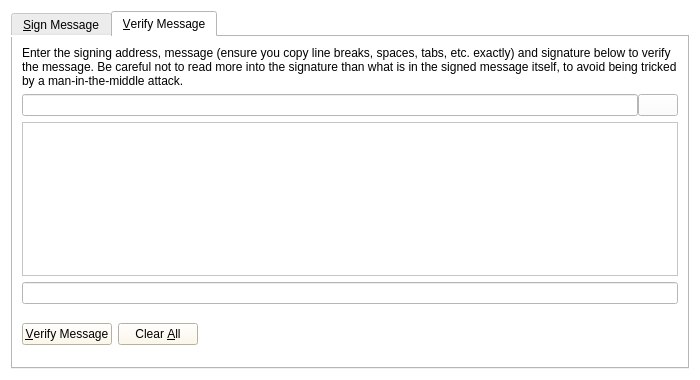
<?xml version="1.0" encoding="UTF-8"?>
<ui version="4.0">
 <class>SignVerifyMessageDialog</class>
 <widget class="QDialog" name="SignVerifyMessageDialog">
  <property name="geometry">
   <rect>
    <x>0</x>
    <y>0</y>
    <width>700</width>
    <height>380</height>
   </rect>
  </property>
  <property name="windowTitle">
   <string>Signatures - Sign / Verify a Message</string>
  </property>
  <property name="styleSheet">
   <string notr="true">background-color: rgb(255, 255, 255);</string>
  </property>
  <property name="modal">
   <bool>true</bool>
  </property>
  <layout class="QVBoxLayout" name="verticalLayout">
   <item>
    <widget class="QTabWidget" name="tabWidget">
     <property name="styleSheet">
      <string notr="true">QListView { background: transparent; }</string>
     </property>
     <property name="currentIndex">
      <number>1</number>
     </property>
     <widget class="QWidget" name="tabSignMessage">
      <attribute name="title">
       <string>&amp;Sign Message</string>
      </attribute>
      <layout class="QVBoxLayout" name="verticalLayout_SM">
       <item>
        <widget class="QLabel" name="infoLabel_SM">
         <property name="text">
          <string>You can sign messages with your addresses to prove you own them. Be careful not to sign anything vague, as phishing attacks may try to trick you into signing your identity over to them. Only sign fully-detailed statements you agree to.</string>
         </property>
         <property name="textFormat">
          <enum>Qt::PlainText</enum>
         </property>
         <property name="wordWrap">
          <bool>true</bool>
         </property>
        </widget>
       </item>
       <item>
        <layout class="QHBoxLayout" name="horizontalLayout_1_SM">
         <property name="spacing">
          <number>0</number>
         </property>
         <item>
          <widget class="QValidatedLineEdit" name="addressIn_SM">
           <property name="toolTip">
            <string>The address to sign the message with (e.g. F96m4dNBqCLh7ZYceQnLG7uPuva5mochZK)</string>
           </property>
           <property name="styleSheet">
            <string notr="true">background-color: rgb(255, 255, 255);</string>
           </property>
           <property name="maxLength">
            <number>34</number>
           </property>
          </widget>
         </item>
         <item>
          <widget class="QPushButton" name="addressBookButton_SM">
           <property name="toolTip">
            <string>Choose an address from the address book</string>
           </property>
           <property name="text">
            <string/>
           </property>
           <property name="icon">
            <iconset resource="../bitcoin.qrc">
             <normaloff>:/icons/address-book</normaloff>:/icons/address-book</iconset>
           </property>
           <property name="shortcut">
            <string>Alt+A</string>
           </property>
           <property name="autoDefault">
            <bool>false</bool>
           </property>
          </widget>
         </item>
         <item>
          <widget class="QPushButton" name="pasteButton_SM">
           <property name="toolTip">
            <string>Paste address from clipboard</string>
           </property>
           <property name="text">
            <string/>
           </property>
           <property name="icon">
            <iconset resource="../bitcoin.qrc">
             <normaloff>:/icons/editpaste</normaloff>:/icons/editpaste</iconset>
           </property>
           <property name="shortcut">
            <string>Alt+P</string>
           </property>
           <property name="autoDefault">
            <bool>false</bool>
           </property>
          </widget>
         </item>
        </layout>
       </item>
       <item>
        <widget class="QPlainTextEdit" name="messageIn_SM">
         <property name="toolTip">
          <string>Enter the message you want to sign here</string>
         </property>
         <property name="styleSheet">
          <string notr="true">QListView { background: transparent; }</string>
         </property>
        </widget>
       </item>
       <item>
        <layout class="QHBoxLayout" name="horizontalLayout_2_SM">
         <property name="spacing">
          <number>0</number>
         </property>
         <item>
          <widget class="QLineEdit" name="signatureOut_SM">
           <property name="font">
            <font>
             <italic>true</italic>
            </font>
           </property>
           <property name="styleSheet">
            <string notr="true">QListView { background: transparent; }</string>
           </property>
           <property name="readOnly">
            <bool>true</bool>
           </property>
          </widget>
         </item>
         <item>
          <widget class="QPushButton" name="copySignatureButton_SM">
           <property name="toolTip">
            <string>Copy the current signature to the system clipboard</string>
           </property>
           <property name="text">
            <string/>
           </property>
           <property name="icon">
            <iconset resource="../bitcoin.qrc">
             <normaloff>:/icons/editcopy</normaloff>:/icons/editcopy</iconset>
           </property>
           <property name="autoDefault">
            <bool>false</bool>
           </property>
          </widget>
         </item>
        </layout>
       </item>
       <item>
        <layout class="QHBoxLayout" name="horizontalLayout_3_SM">
         <item>
          <widget class="QPushButton" name="signMessageButton_SM">
           <property name="toolTip">
            <string>Sign the message to prove you own this rain address</string>
           </property>
           <property name="styleSheet">
            <string notr="true">background-color: rgb(255, 248, 227);</string>
           </property>
           <property name="text">
            <string>&amp;Sign Message</string>
           </property>
           <property name="icon">
            <iconset resource="../bitcoin.qrc">
             <normaloff>:/icons/edit</normaloff>:/icons/edit</iconset>
           </property>
           <property name="autoDefault">
            <bool>false</bool>
           </property>
          </widget>
         </item>
         <item>
          <widget class="QPushButton" name="clearButton_SM">
           <property name="toolTip">
            <string>Reset all sign message fields</string>
           </property>
           <property name="styleSheet">
            <string notr="true">background-color: rgb(255, 248, 227);</string>
           </property>
           <property name="text">
            <string>Clear &amp;All</string>
           </property>
           <property name="icon">
            <iconset resource="../bitcoin.qrc">
             <normaloff>:/icons/remove</normaloff>:/icons/remove</iconset>
           </property>
           <property name="autoDefault">
            <bool>false</bool>
           </property>
          </widget>
         </item>
         <item>
          <spacer name="horizontalSpacer_1_SM">
           <property name="orientation">
            <enum>Qt::Horizontal</enum>
           </property>
           <property name="sizeHint" stdset="0">
            <size>
             <width>40</width>
             <height>48</height>
            </size>
           </property>
          </spacer>
         </item>
         <item>
          <widget class="QLabel" name="statusLabel_SM">
           <property name="font">
            <font>
             <weight>75</weight>
             <bold>true</bold>
            </font>
           </property>
           <property name="text">
            <string/>
           </property>
           <property name="wordWrap">
            <bool>true</bool>
           </property>
          </widget>
         </item>
         <item>
          <spacer name="horizontalSpacer_2_SM">
           <property name="orientation">
            <enum>Qt::Horizontal</enum>
           </property>
           <property name="sizeHint" stdset="0">
            <size>
             <width>40</width>
             <height>48</height>
            </size>
           </property>
          </spacer>
         </item>
        </layout>
       </item>
      </layout>
     </widget>
     <widget class="QWidget" name="tabVerifyMessage">
      <attribute name="title">
       <string>&amp;Verify Message</string>
      </attribute>
      <layout class="QVBoxLayout" name="verticalLayout_VM">
       <item>
        <widget class="QLabel" name="infoLabel_VM">
         <property name="text">
          <string>Enter the signing address, message (ensure you copy line breaks, spaces, tabs, etc. exactly) and signature below to verify the message. Be careful not to read more into the signature than what is in the signed message itself, to avoid being tricked by a man-in-the-middle attack.</string>
         </property>
         <property name="textFormat">
          <enum>Qt::PlainText</enum>
         </property>
         <property name="alignment">
          <set>Qt::AlignLeading|Qt::AlignLeft|Qt::AlignTop</set>
         </property>
         <property name="wordWrap">
          <bool>true</bool>
         </property>
        </widget>
       </item>
       <item>
        <layout class="QHBoxLayout" name="horizontalLayout_1_VM">
         <property name="spacing">
          <number>0</number>
         </property>
         <item>
          <widget class="QValidatedLineEdit" name="addressIn_VM">
           <property name="toolTip">
            <string>The address the message was signed with (e.g. F96m4dNBqCLh7ZYceQnLG7uPuva5mochZK)</string>
           </property>
           <property name="styleSheet">
            <string notr="true">QListView { background: transparent; }</string>
           </property>
           <property name="maxLength">
            <number>34</number>
           </property>
          </widget>
         </item>
         <item>
          <widget class="QPushButton" name="addressBookButton_VM">
           <property name="toolTip">
            <string>Choose an address from the address book</string>
           </property>
           <property name="text">
            <string/>
           </property>
           <property name="icon">
            <iconset resource="../bitcoin.qrc">
             <normaloff>:/icons/address-book</normaloff>:/icons/address-book</iconset>
           </property>
           <property name="shortcut">
            <string>Alt+A</string>
           </property>
           <property name="autoDefault">
            <bool>false</bool>
           </property>
          </widget>
         </item>
        </layout>
       </item>
       <item>
        <widget class="QPlainTextEdit" name="messageIn_VM">
         <property name="styleSheet">
          <string notr="true">QListView { background: transparent; }</string>
         </property>
        </widget>
       </item>
       <item>
        <widget class="QValidatedLineEdit" name="signatureIn_VM">
         <property name="styleSheet">
          <string notr="true">QListView { background: transparent; }</string>
         </property>
        </widget>
       </item>
       <item>
        <layout class="QHBoxLayout" name="horizontalLayout_2_VM">
         <item>
          <widget class="QPushButton" name="verifyMessageButton_VM">
           <property name="toolTip">
            <string>Verify the message to ensure it was signed with the specified rain address</string>
           </property>
           <property name="styleSheet">
            <string notr="true">background-color: rgb(255, 248, 227);</string>
           </property>
           <property name="text">
            <string>&amp;Verify Message</string>
           </property>
           <property name="icon">
            <iconset resource="../bitcoin.qrc">
             <normaloff>:/icons/transaction_0</normaloff>:/icons/transaction_0</iconset>
           </property>
           <property name="autoDefault">
            <bool>false</bool>
           </property>
          </widget>
         </item>
         <item>
          <widget class="QPushButton" name="clearButton_VM">
           <property name="toolTip">
            <string>Reset all verify message fields</string>
           </property>
           <property name="styleSheet">
            <string notr="true">background-color: rgb(255, 248, 227);</string>
           </property>
           <property name="text">
            <string>Clear &amp;All</string>
           </property>
           <property name="icon">
            <iconset resource="../bitcoin.qrc">
             <normaloff>:/icons/remove</normaloff>:/icons/remove</iconset>
           </property>
           <property name="autoDefault">
            <bool>false</bool>
           </property>
          </widget>
         </item>
         <item>
          <spacer name="horizontalSpacer_1_VM">
           <property name="orientation">
            <enum>Qt::Horizontal</enum>
           </property>
           <property name="sizeHint" stdset="0">
            <size>
             <width>40</width>
             <height>48</height>
            </size>
           </property>
          </spacer>
         </item>
         <item>
          <widget class="QLabel" name="statusLabel_VM">
           <property name="font">
            <font>
             <weight>75</weight>
             <bold>true</bold>
            </font>
           </property>
           <property name="text">
            <string/>
           </property>
           <property name="wordWrap">
            <bool>true</bool>
           </property>
          </widget>
         </item>
         <item>
          <spacer name="horizontalSpacer_2_VM">
           <property name="orientation">
            <enum>Qt::Horizontal</enum>
           </property>
           <property name="sizeHint" stdset="0">
            <size>
             <width>40</width>
             <height>48</height>
            </size>
           </property>
          </spacer>
         </item>
        </layout>
       </item>
      </layout>
     </widget>
    </widget>
   </item>
  </layout>
 </widget>
 <customwidgets>
  <customwidget>
   <class>QValidatedLineEdit</class>
   <extends>QLineEdit</extends>
   <header>qvalidatedlineedit.h</header>
  </customwidget>
 </customwidgets>
 <resources>
  <include location="../bitcoin.qrc"/>
 </resources>
 <connections/>
</ui>
